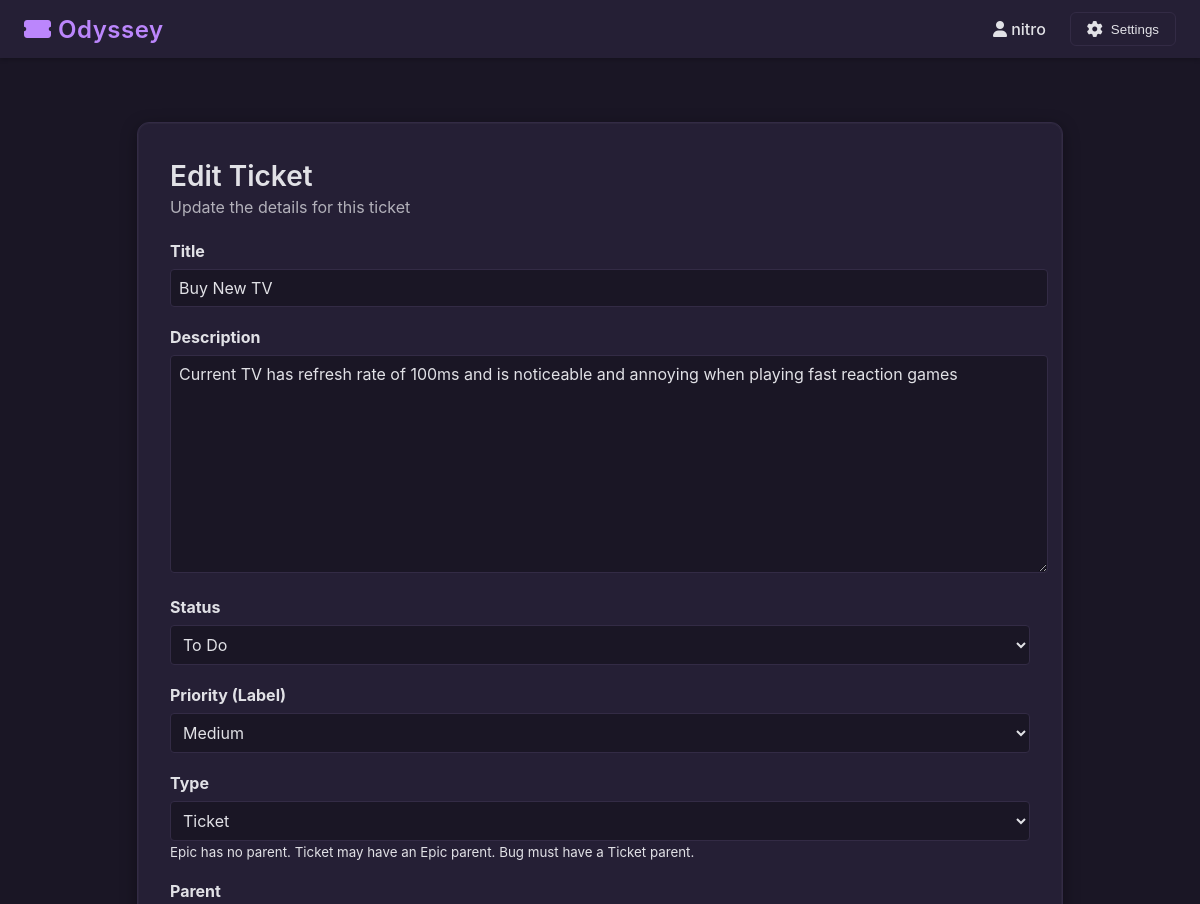
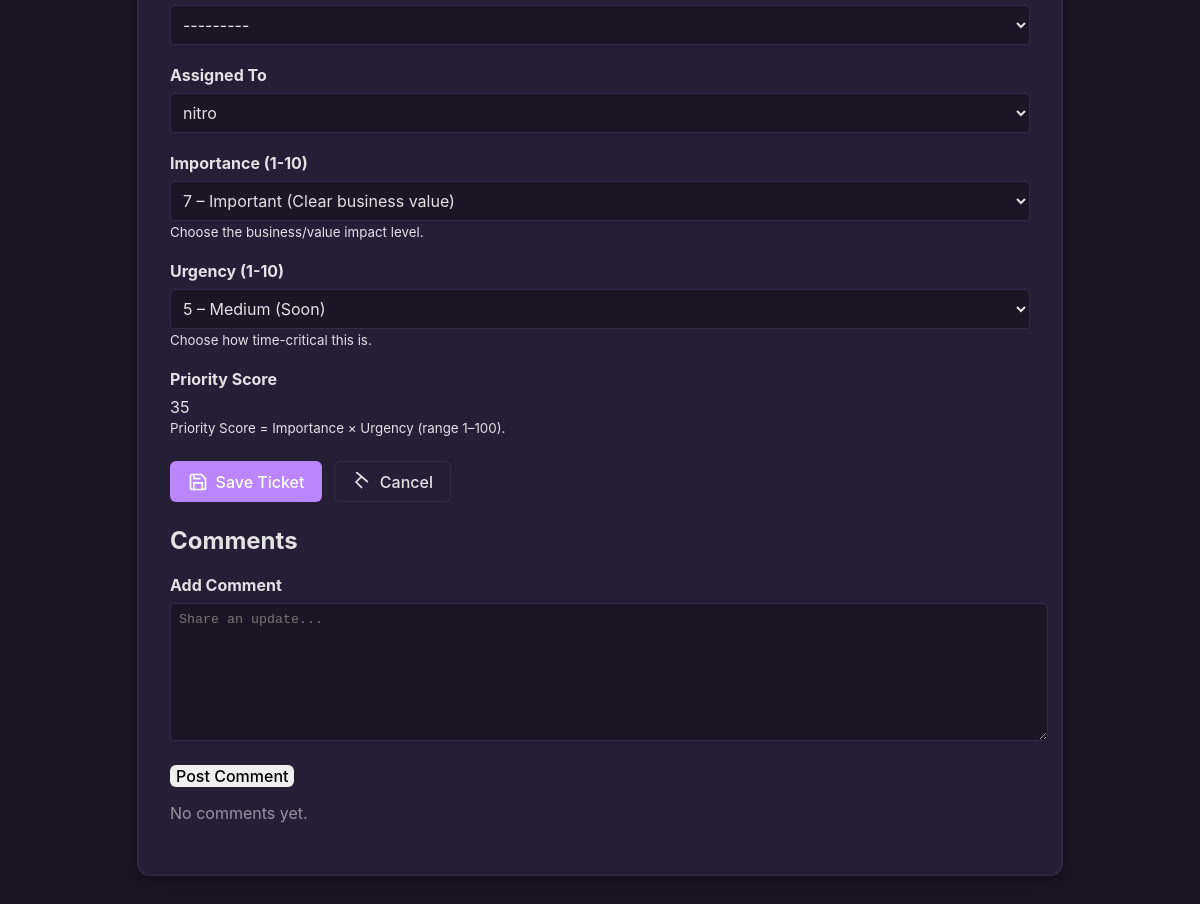
The page /ticket/2/edit/ (signed in) on the database its author committed (2 pictures, top to bottom).
### tickets/models.py (models this page shows, shortened)
class Ticket(models.Model):
	STATUS_CHOICES = [
		('todo', 'To Do'),
		('in_progress', 'In Progress'),
		('done', 'Done'),
	]
	PRIORITY_CHOICES = [
		('low', 'Low'),
		('medium', 'Medium'),
		('high', 'High'),
	]
	TICKET_TYPE_CHOICES = [
		('epic', 'Epic'),
		('ticket', 'Ticket'),
		('bug', 'Bug'),
	]
	title = models.CharField(max_length=200)
	description = models.TextField(blank=True)
	status = models.CharField(max_length=20, choices=STATUS_CHOICES, default='todo')
	priority = models.CharField(max_length=10, choices=PRIORITY_CHOICES, default='medium')
	ticket_type = models.CharField(max_length=10, choices=TICKET_TYPE_CHOICES, default='ticket', db_index=True, help_text='Categorizes this ticket in the hierarchy.')
	sort_order = models.IntegerField(default=0, db_index=True)
	importance = models.IntegerField(default=1, help_text='1 (lowest) … 10 (highest). Multiplies with urgency for derived priority score.')
	urgency = models.IntegerField(default=1, help_text='1 (lowest) … 10 (highest). Multiplies with importance for derived priority score.')
	parent = models.ForeignKey('self', null=True, blank=True, related_name='children', on_delete=models.CASCADE, help_text='Parent ticket in hierarchy (Epic for tickets, Ticket for bugs).')
	related_tickets = models.ManyToManyField('self', blank=True, symmetrical=False, related_name='related_from', help_text='Non-hierarchical linked tickets.')
	board = models.ForeignKey(Board, related_name='tickets', on_delete=models.CASCADE)
	created_at = models.DateTimeField(auto_now_add=True)
	updated_at = models.DateTimeField(auto_now=True)
	assignee = models.ForeignKey('auth.User', null=True, blank=True, on_delete=models.SET_NULL)
	updated_by = models.ForeignKey('auth.User', null=True, blank=True, on_delete=models.SET_NULL, related_name='updated_tickets')
	def __str__(self):
		return self.title

### tickets/views.py (the view, shortened to what this page needs)
# urls.py: path('ticket/<int:ticket_id>/edit/', views.ticket_edit, name='ticket-edit'),
@login_required
def ticket_edit(request, ticket_id):
    ticket = get_object_or_404(Ticket, id=ticket_id)
    comment_mode = request.POST.get('comment_mode') == '1'
    if request.method == "POST" and not comment_mode:
        form = TicketForm(request.POST, instance=ticket)
        if form.is_valid():
            before = {f: getattr(ticket, f) for f in ['title','description','status','priority','importance','urgency','ticket_type','assignee_id','parent_id']}
            updated = form.save()
            after = {f: getattr(updated, f) for f in before}
            changed_parts = []
            for k in before:
                if before[k] != after[k]:
                    changed_parts.append(f"{k}={before[k]}→{after[k]}")
            TicketActivity.objects.create(
                ticket=updated,
                user=request.user,
                activity_type='updated',
                description=('; '.join(changed_parts) if changed_parts else 'No material field changes')
            )
            return redirect('tickets:board-view', board_id=updated.board.id)
    else:
        form = TicketForm(instance=ticket)
    comments = ticket.comments.select_related('user').all()
    return render(request, 'tickets/ticket_form.html', {
        'form': form,
        'ticket': ticket,
        'comments': comments,
        'action': 'Edit',
        'title': 'Edit Ticket'
    })

### tickets/templates/tickets/ticket_form.html (shortened to what this page needs)
{% extends 'tickets/base.html' %}
{% load static %}
{% block extra_css %}
<link rel="stylesheet" href="{% static 'tickets/css/forms.css' %}">
{% endblock %}
{% block content %}
<div class="form-page-wrapper">
  <div class="ticket-form-container card-panel">
    <div class="form-header">
        <h1 class="form-title">{% if form.instance.pk %}Edit{% else %}Create{% endif %} Ticket</h1>
        <p class="form-subtitle">{% if form.instance.pk %}Update the details for this ticket{% else %}Create a new ticket for this board{% endif %}</p>
    </div>
  <form method="post" class="ticket-form" novalidate {% if ticket %}action="{% url 'tickets:ticket-edit' ticket.id %}"{% elif board %}action="{% url 'tickets:ticket_new' board.id %}"{% endif %}>
        <div class="form-group">
            <label for="{{ form.title.id_for_label }}">Title</label>
            {{ form.title }}
        </div>
        <div class="form-group">
            <label for="{{ form.description.id_for_label }}">Description</label>
            {{ form.description }}
        </div>
    <div class="form-group">
      <label for="{{ form.status.id_for_label }}">Status</label>
      {{ form.status }}
    </div>
    <div class="form-group">
      <label for="{{ form.priority.id_for_label }}">Priority (Label)</label>
      {{ form.priority }}
    </div>
        <div class="form-group">
            <label for="{{ form.ticket_type.id_for_label }}">Type</label>
            {{ form.ticket_type }}
            <small class="help-text">Epic has no parent. Ticket may have an Epic parent. Bug must have a Ticket parent.</small>
        </div>
        <div class="form-group" id="parent-field-wrapper">
            <label for="{{ form.parent.id_for_label }}">Parent</label>
            {{ form.parent }}
        </div>
        <div class="form-group">
            <label for="{{ form.assignee.id_for_label }}">Assigned To</label>
            {{ form.assignee }}
        </div>
    <div class="form-group">
      <label for="id_importance">Importance (1-10)</label>
      {{ form.importance }}
      <small class="help-text">Choose the business/value impact level.</small>
    </div>
    <div class="form-group">
      <label for="id_urgency">Urgency (1-10)</label>
      {{ form.urgency }}
      <small class="help-text">Choose how time-critical this is.</small>
    </div>
        <div class="form-group">
            <label>Priority Score</label>
            <div id="priority-score" class="priority-score-box">—</div>
            <small class="help-text">Priority Score = Importance × Urgency (range 1–100).</small>
        </div>
        <div class="form-actions">
            <button type="submit" class="btn btn-primary solid">
                <svg xmlns="http://www.w3.org/2000/svg" width="20" height="20" viewBox="0 0 24 24" fill="none" stroke="currentColor" stroke-width="2">
                    <path d="M19 21H5a2 2 0 0 1-2-2V5a2 2 0 0 1 2-2h11l5 5v11a2 2 0 0 1-2 2z"></path>
                    <polyline points="17 21 17 13 7 13 7 21"></polyline>
                    <polyline points="7 3 7 8 15 8"></polyline>
                </svg>
                Save Ticket
            </button>
            <a href="javascript:history.back()" class="btn btn-secondary outline">
                <svg xmlns="http://www.w3.org/2000/svg" width="20" height="20" viewBox="0 0 24 24" fill="none" stroke="currentColor" stroke-width="2">
                    <line x1="19" y1="12" x2="5" y1="12"></line>
                    <polyline points="12 19 5 12 12 5"></polyline>
                </svg>
                Cancel
            </a>
        </div>
    </form>
  {% if ticket %}
  <div class="comments-section card-panel" style="margin-top:1.5rem;">
    <h2 style="margin-top:0;">Comments</h2>
    <form method="post" style="margin-bottom:1rem;">
      <div class="form-group">
        <label for="id_comment_body">Add Comment</label>
        <textarea name="comment_body" id="id_comment_body" rows="3" class="form-control" placeholder="Share an update..."></textarea>
      </div>
      <button type="submit" class="btn btn-secondary">Post Comment</button>
    </form>
    <ul class="comment-list" style="list-style:none;padding-left:0;">
      {% for c in comments %}
      <li class="comment-item" style="border-bottom:1px solid #eee;padding:.5rem 0;">
        <div style="font-size:.75rem;opacity:.7;">{{ c.user.username|default:'(user deleted)' }} • {{ c.created_at|timesince }} ago</div>
        <div style="white-space:pre-wrap;">{{ c.body }}</div>
      </li>
      {% empty %}
      <li style="opacity:.6;">No comments yet.</li>
      {% endfor %}
    </ul>
  </div>
  {% endif %}
  </div>
</div>
{% endblock %}

### tickets/templates/tickets/base.html (shortened to what this page needs)
<!DOCTYPE html>
<html>
<head>
    {% load static %}
    <link rel="stylesheet" href="https://cdnjs.cloudflare.com/ajax/libs/font-awesome/6.0.0/css/all.min.css">
    <link rel="stylesheet" href="{% static 'tickets/css/base.css' %}">
    {% block extra_css %}{% endblock %}
</head>
<body>
    <nav class="main-nav">
        <div class="nav-content">
            <a href="{% url 'home' %}" class="nav-brand">
                <i class="fas fa-ticket-alt"></i>
                Odyssey
            </a>
            <div class="nav-links">
                {% if user.is_authenticated %}
                    <span class="user-name">
                        <i class="fas fa-user"></i>
                        {{ user.username }}
                    </span>
                    <div class="settings-dropdown">
                        <button class="settings-btn">
                            <i class="fas fa-cog"></i>
                            Settings
                        </button>
                    </div>
                {% else %}
                    <a href="{% url 'admin:login' %}" class="login-btn">
                        <i class="fas fa-sign-in-alt"></i>
                        Login
                    </a>
                {% endif %}
            </div>
        </div>
    </nav>
    <main class="content">
        {% block content %}{% endblock %}
    </main>
</body>
</html>

### tickets/static/tickets/css/base.css (style rules this page uses)
body { margin: 0; font-family: -apple-system, BlinkMacSystemFont, 'Segoe UI', Roboto, 'Helvetica Neue', Arial, sans-serif; background-color: var(--background-color); color: var(--text-color); min-height: 100vh; }
.main-nav { background-color: var(--surface-color); box-shadow: 0 2px 4px rgba(0, 0, 0, 0.2); padding: 0.75rem 1.5rem; position: sticky; top: 0; z-index: 1000; }
.nav-content { max-width: 1200px; margin: 0 auto; display: flex; justify-content: space-between; align-items: center; }
.nav-brand { color: var(--primary-color); text-decoration: none; font-size: 1.5rem; font-weight: 600; letter-spacing: 0.5px; transition: color 0.2s ease; }
.nav-links { display: flex; align-items: center; gap: 1.5rem; }
.settings-dropdown { position: relative; }
.settings-btn { background: transparent; border: 1px solid var(--border-color); color: var(--text-color); padding: 0.5rem 1rem; border-radius: 6px; cursor: pointer; display: flex; align-items: center; gap: 0.5rem; transition: all 0.2s ease; }
.settings-btn i { font-size: 1rem; }
.user-name { color: var(--text-color); font-weight: 500; }
.content { max-width: 1200px; margin: 2rem auto; padding: 0 1.5rem; }

### tickets/static/tickets/css/forms.css (style rules this page uses)
.form-page-wrapper { min-height: calc(100vh - 140px); display: flex; align-items: flex-start; justify-content: center; padding: 2rem 1rem 4rem; }
.ticket-form-container.card-panel { width: 100%; max-width: 860px; background: var(--surface-color); border: 1px solid var(--border-color); border-radius: 12px; padding: 2.25rem 2rem; box-shadow: 0 4px 16px rgba(0,0,0,0.35), 0 0 0 1px rgba(255,255,255,0.03) inset; }
.form-header { margin-bottom: 1.5rem; }
.form-title { margin: 0 0 .25rem; font-size: 1.75rem; font-weight: 600; color: var(--text-color); }
.form-subtitle { margin: 0; color: var(--text-color); opacity: .75; }
.ticket-form .form-group { margin-bottom: 1.25rem; }
.ticket-form label { display:block; font-weight:500; margin-bottom:.4rem; }
.ticket-form input[type=text], .ticket-form select, .ticket-form textarea { width:100%; background: var(--background-color); border:1px solid var(--border-color); color: var(--text-color); padding:.65rem .75rem; border-radius:6px; font:inherit; }
.ticket-form textarea { min-height:140px; resize: vertical; }
.form-actions { display:flex; gap:.75rem; margin-top:1.5rem; }
.btn { cursor:pointer; border:none; display:inline-flex; align-items:center; gap:.5rem; font:inherit; font-weight:500; border-radius:6px; text-decoration:none; }
.btn.solid { background: var(--primary-color); color:#fff; padding:.65rem 1.1rem; }
.btn.outline { background: transparent; border:1px solid var(--border-color); color: var(--text-color); padding:.6rem 1.05rem; }
.form-group { margin-bottom: 20px; }
.form-group label { display: block; margin-bottom: 8px; color: var(--text-color); font-weight: bold; }
.form-group input[type="text"], .form-group textarea, .form-group select { width: 100%; padding: 8px; border: 1px solid var(--border-color); border-radius: 4px; background: var(--background-color); color: var(--text-color); }
.form-group textarea { min-height: 120px; resize: vertical; }

### tickets/templates/tickets/base.html (style rules this page uses)
:root { --primary-color: #bb86fc; --secondary-color: #6649a8; --background-color: #1a1625; --surface-color: #251f35; --text-color: #e1e1e6; --accent-color: #985eff; --border-color: #332b45; --danger-color: #cf6679; --success-color: #03dac6; --info-color: #8bb4fe; }

### rows shown on the page
Ticket: title "Buy New TV", description "Current TV has refresh rate of 100ms and is noticeable and annoying when playing fast reaction games", status "To Do", priority "Medium", ticket_type "Ticket", parent "---------", assignee "nitro", importance "7 – Important (Clear business value)", urgency "5 – Medium (Soon)"

### other values the page prints
{{ user.username }} "nitro"
